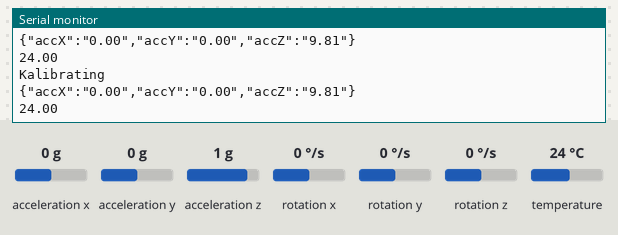
The sketch below on a simulated ESP32. Parts: the last lines printed to the serial monitor. Inputs (shaded band) come from the test bench; at power-on: acceleration x 0 g, acceleration y 0 g, acceleration z 1 g, temperature 24 °C, rotation x 0 °/s, rotation y 0 °/s, rotation z 0 °/s. WiFi joins after 1.5 s; servers stay silent unless stated.

Above: at 3.2 s.
3.3 s: acceleration x set to -1.4 g
At 4.3 s:
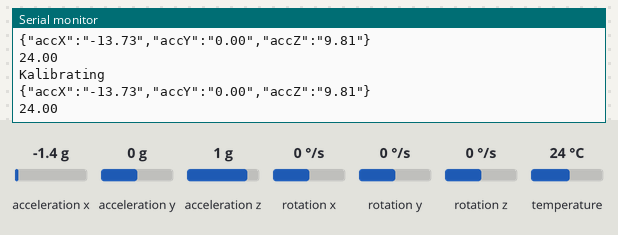
4.8 s: acceleration y set to -1.4 g
At 5.5 s:
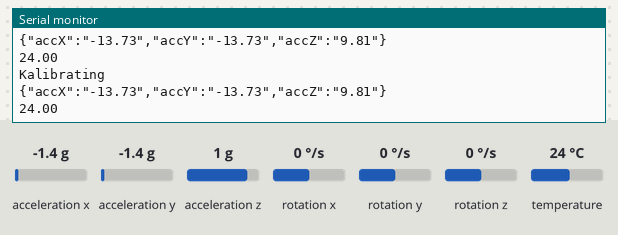
6.3 s: acceleration z set to -1.4 g
At 7.3 s:
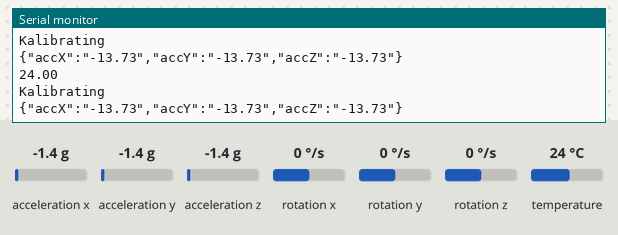
7.8 s: temperature set to 12 °C
At 8.9 s:
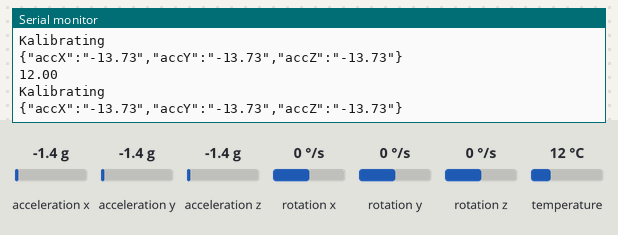
Timing chart, 0 to 9.0 s (numbered marks = the images above; inputs shaded):
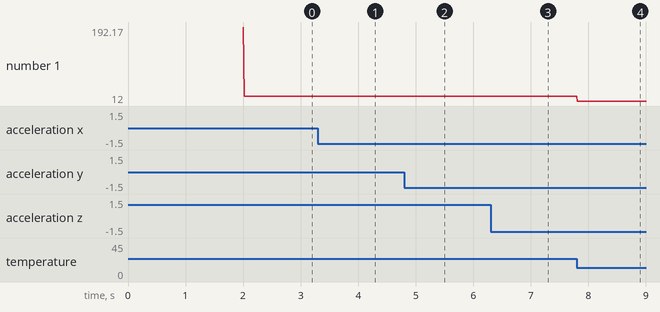

Measured:
- after the input at 3.3 s, the serial monitor: prints a new line at once (image 1)
- after the input at 4.8 s, the serial monitor: prints a new line at once (image 2)
- after the input at 6.3 s, the serial monitor: prints a new line at once (image 3)
- after the input at 7.8 s, the serial monitor: prints a new line at once (image 4)
- plotted number 1: 24 → 12 after the input at 7.8 s

The sketch:

ESP32_Async_Web_Server.ino
```cpp
// (licence header left out)
#include <Arduino.h>
#include <WiFi.h>
#include <AsyncTCP.h>
#include <ESPAsyncWebServer.h>
#include <Adafruit_MPU6050.h>
#include <Adafruit_Sensor.h>
#include <Arduino_JSON.h>

// Replace with your network credentials
const char* ssid = "MSI";
const char* password = "redviolet";

IPAddress staticIP(192, 168, 137, 50);
IPAddress gateway(192, 168, 137, 1);
IPAddress subnet(255, 255, 255, 0);
IPAddress dns(192, 168, 137, 1);


// Create AsyncWebServer object on port 80
AsyncWebServer server(80);

// Create an Event Source on /events
AsyncEventSource events("/events");

// Json Variable to Hold Sensor Readings
JSONVar readings;

// Timer variables
unsigned long lastTime = 0;
unsigned long lastTimeTemperature = 0;
unsigned long lastTimeAcc = 0;
unsigned long gyroDelay = 10;
unsigned long temperatureDelay = 1000;
unsigned long accelerometerDelay = 200;

// Create a sensor object
Adafruit_MPU6050 mpu;

sensors_event_t a, g, temp;

float gyroX, gyroY, gyroZ;
float totalAvg = 0;
float minAvg = 0;
float maxAvg = 0;
float minIdx = 0;
float maxIdx = 0;
int InDex = 0;
float accX, accY, accZ;
float temperature;

//Gyroscope sensor deviation
float gyroXerror = 0;
float gyroYerror = 0.06;
float gyroZerror = 0.04;

// Init MPU6050
void initMPU(){
  if (!mpu.begin()) {
    Serial.println("Gagal menemukan chip MPU6050");
    while (1) {
      delay(10);
    }
  }
  Serial.println("MPU6050 Terhubung");
}


// Initialize WiFi
void initWiFi() {
  WiFi.mode(WIFI_STA);
  WiFi.config(staticIP, gateway, subnet, dns, dns);
  WiFi.begin(ssid, password);
  Serial.println("");
  Serial.print("Connecting to WiFi...");
  while (WiFi.status() != WL_CONNECTED) {
    Serial.print(".");
    delay(1000);
  }
  Serial.println("");
  Serial.println(WiFi.localIP());
}

String getGyroReadings(){
  mpu.getEvent(&a, &g, &temp);

   if(InDex < 5000)
  {
    InDex++;
    totalAvg += g.gyro.x;
    if(g.gyro.x < 0 && g.gyro.x < minAvg)
     {
        minAvg = g.gyro.x;
      }
    else if(g.gyro.x > 0 && g.gyro.x > maxAvg )
    {
      maxAvg = g.gyro.x;
    }
    return "Kalibrating";
  }
  else if(InDex == 5000)
  {
    InDex++;
    totalAvg = totalAvg/InDex;
    maxAvg = maxAvg + totalAvg ;
    minAvg = minAvg + totalAvg ;
    return "Kalibrating Complete";
  }

//  float gyroX_temp = g.gyro.x - totalAvg;
//  if(gyroX_temp  < minAvg && gyroX_temp  > maxAvg )  {
//    gyroX += gyroX_temp/50.00;
//  }

  float gyroX_temp = g.gyro.x;
  if(abs(gyroX_temp) > gyroXerror)  {
    gyroX += gyroX_temp/50.00;
  }

  float gyroY_temp = g.gyro.y;
  if(abs(gyroY_temp) > gyroYerror) {
    gyroY += gyroY_temp/70.00;
  }

  float gyroZ_temp = g.gyro.z;
  if(abs(gyroZ_temp) > gyroZerror) {
    gyroZ += gyroZ_temp/90.00;
  }

  readings["gyroX"] = String(gyroX);
  readings["gyroY"] = String(gyroY);
  readings["gyroZ"] = String(gyroZ);

  Serial.print("gyro x : ");
  Serial.println(gyroX);

  String jsonString = JSON.stringify(readings);
  return jsonString;
}

String getAccReadings() {
  mpu.getEvent(&a, &g, &temp);
  // Get current acceleration values
  accX = a.acceleration.x;
  accY = a.acceleration.y;
  accZ = a.acceleration.z;
  readings["accX"] = String(accX);
  readings["accY"] = String(accY);
  readings["accZ"] = String(accZ);
  String accString = JSON.stringify (readings);
  return accString;
}

String getTemperature(){
  mpu.getEvent(&a, &g, &temp);
  temperature = temp.temperature;
  return String(temperature);
}

void setup() {
  Serial.begin(115200);
  initWiFi();
  initMPU();

  if (WiFi.config(staticIP, gateway, subnet, dns, dns) == false) {
    Serial.println("Konfigurasi Gagal");
  }

  // Handle Web Server
  server.on("/", HTTP_GET, [](AsyncWebServerRequest *request){
    request->send(200, "text/plain","<h1>MASOK PAK EKO</h1>");
  });

  server.on("/reset", HTTP_GET, [](AsyncWebServerRequest *request){
    gyroX=0;
    gyroY=0;
    gyroZ=0;
    request->send(200, "text/plain", "OK");
  });

  server.on("/resetX", HTTP_GET, [](AsyncWebServerRequest *request){
    gyroX=0;
    request->send(200, "text/plain", "OK");
  });

  server.on("/resetY", HTTP_GET, [](AsyncWebServerRequest *request){
    gyroY=0;
    request->send(200, "text/plain", "OK");
  });

  server.on("/resetZ", HTTP_GET, [](AsyncWebServerRequest *request){
    gyroZ=0;
    request->send(200, "text/plain", "OK");
  });

  // Handle Web Server Events
  events.onConnect([](AsyncEventSourceClient *client){
    if(client->lastId()){
      Serial.printf("Client reconnected! Last message ID that it got is: %u\n", client->lastId());
    }
    // send event with message "hello!", id current millis
    // and set reconnect delay to 1 second
    client->send("hello!", NULL, millis(), 10000);
  });
  server.addHandler(&events);
  DefaultHeaders::Instance().addHeader("Access-Control-Allow-Origin", "*");
  server.begin();
}

void loop() {
  if ((millis() - lastTime) > gyroDelay) {
    // Send Events to the Web Server with the Sensor Readings
    events.send(getGyroReadings().c_str(),"gyro_readings",millis());
    lastTime = millis();
  }
  if ((millis() - lastTimeAcc) > accelerometerDelay) {
    // Send Events to the Web Server with the Sensor Readings
    events.send(getAccReadings().c_str(),"accelerometer_readings",millis());
    lastTimeAcc = millis();
  }
  if ((millis() - lastTimeTemperature) > temperatureDelay) {
    // Send Events to the Web Server with the Sensor Readings
    events.send(getTemperature().c_str(),"temperature_reading",millis());
    lastTimeTemperature = millis();
  }


  Serial.println(getGyroReadings().c_str());
  Serial.println(getAccReadings().c_str());
  Serial.println(getTemperature().c_str());
}
```
